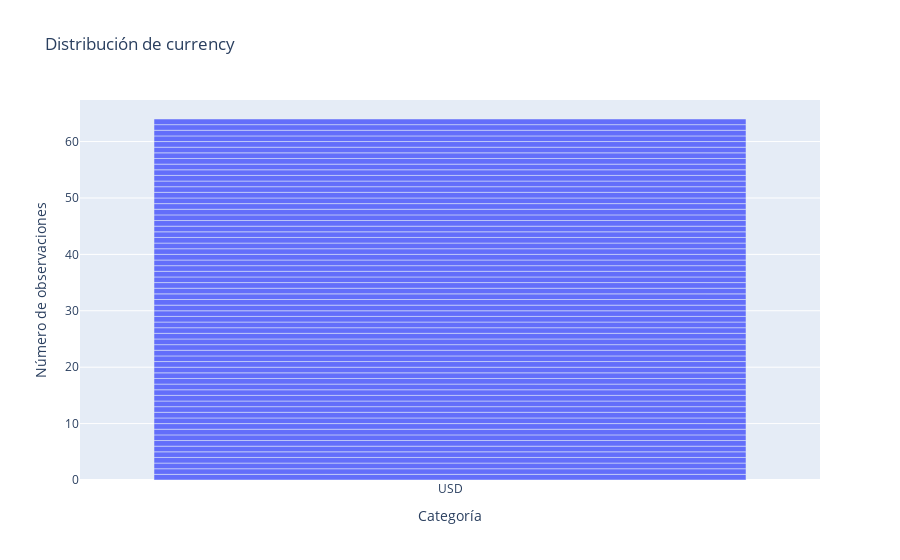
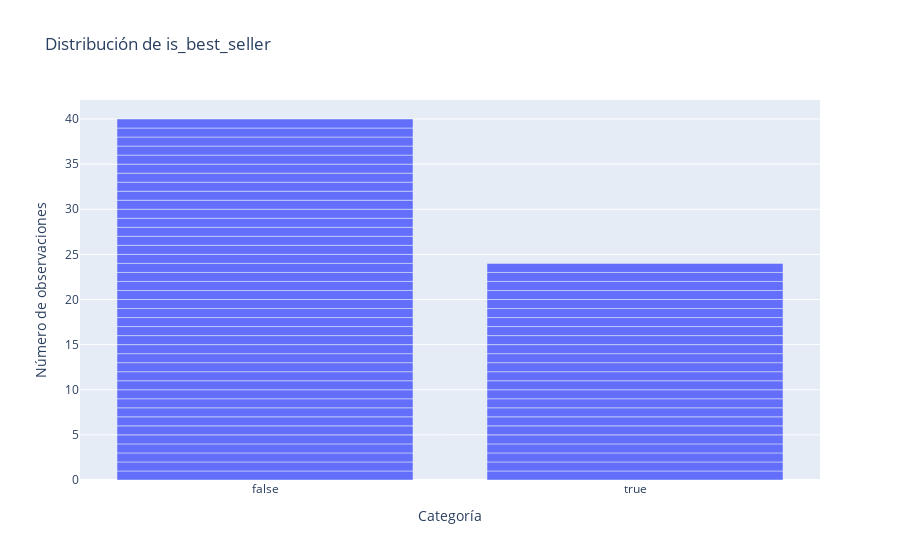
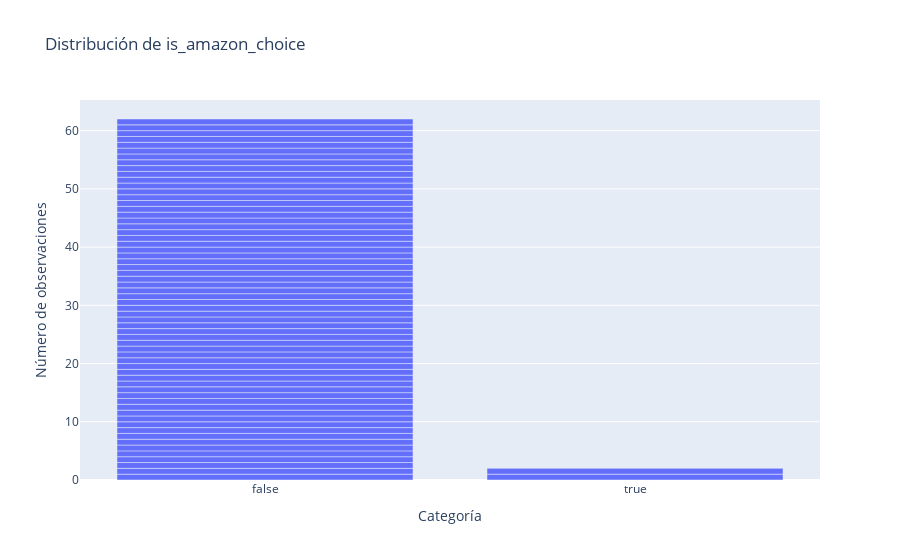
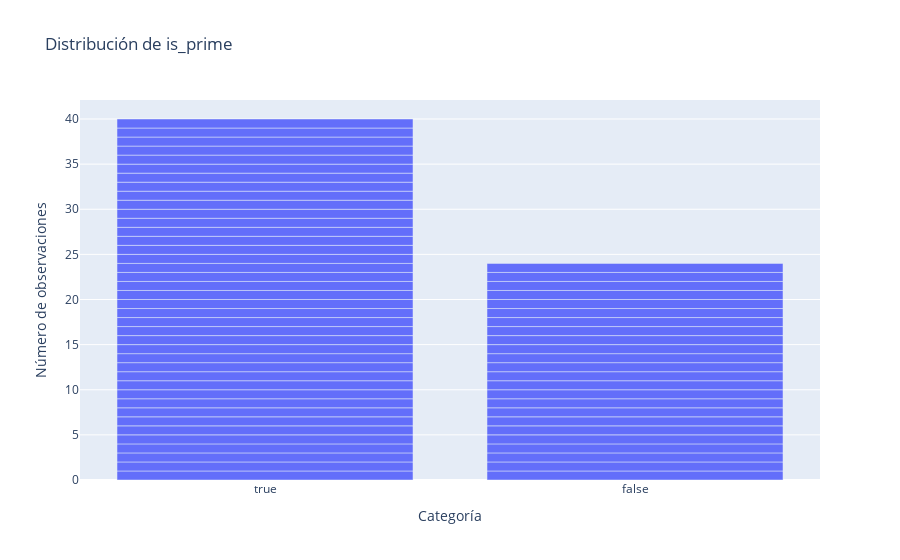

Here is the notebook cell these charts were saved with, in order:
### Markdown cell above
## 4.1.1 Gráfico de barras para variables categóricas

### Code cell
categoricalColumns = ['currency', 'is_best_seller', 'is_amazon_choice', 'is_prime', 'climate_pledge_friendly', 'delivery', 'has_variations']

dfAmazonProduct[categoricalColumns] = dfAmazonProduct[categoricalColumns].fillna('')

for col in categoricalColumns:
    fig = px.bar(dfAmazonProduct, x=col, title=f'Distribución de {col}', labels={col: 'Categoría', 'count': 'Número de observaciones'})
    fig.show()

### Figure 1 — Plotly figure (JSON) as saved in the notebook; plotly's stock layout.template omitted (floating-point values rounded to 4 significant figures)
{"data": [{"alignmentgroup": "True", "hovertemplate": "Categoría=%{x}<br>Número de observaciones=%{y}<extra></extra>", "legendgroup": "", "marker": {"color": "#636efa", "pattern": {"shape": ""}}, "name": "", "offsetgroup": "", "orientation": "v", "showlegend": false, "textposition": "auto", "type": "bar", "x": ["USD", "USD", "USD", "USD", "USD", "USD", "USD", "USD", "USD", "USD", "USD", "USD", "USD", "USD", "USD", "USD", "USD", "USD", "USD", "USD", "USD", "USD", "USD", "USD", "USD", "USD", "USD", "USD", "USD", "USD", "USD", "USD", "USD", "USD", "USD", "USD", "USD", "USD", "USD", "USD", "USD", "USD", "USD", "USD", "USD", "USD", "USD", "USD", "USD", "USD", "USD", "USD", "USD", "USD", "USD", "USD", "USD", "USD", "USD", "USD", "USD", "USD", "USD", "USD"], "xaxis": "x", "y": [1, 1, 1, 1, 1, 1, 1, 1, 1, 1, 1, 1, 1, 1, 1, 1, 1, 1, 1, 1, 1, 1, 1, 1, 1, 1, 1, 1, 1, 1, 1, 1, 1, 1, 1, 1, 1, 1, 1, 1, 1, 1, 1, 1, 1, 1, 1, 1, 1, 1, 1, 1, 1, 1, 1, 1, 1, 1, 1, 1, 1, 1, 1, 1], "yaxis": "y"}], "layout": {"autosize": true, "barmode": "relative", "legend": {"tracegroupgap": 0}, "title": {"text": "Distribución de currency"}, "xaxis": {"anchor": "y", "autorange": true, "domain": [0, 1], "range": [-0.5, 0.5], "title": {"text": "Categoría"}, "type": "category"}, "yaxis": {"anchor": "x", "autorange": true, "domain": [0, 1], "range": [0, 67.37], "title": {"text": "Número de observaciones"}, "type": "linear"}}}

### Figure 2 — Plotly figure (JSON) as saved in the notebook; plotly's stock layout.template omitted (floating-point values rounded to 4 significant figures)
{"data": [{"alignmentgroup": "True", "hovertemplate": "Categoría=%{x}<br>Número de observaciones=%{y}<extra></extra>", "legendgroup": "", "marker": {"color": "#636efa", "pattern": {"shape": ""}}, "name": "", "offsetgroup": "", "orientation": "v", "showlegend": false, "textposition": "auto", "type": "bar", "x": [false, false, false, false, false, false, false, false, false, false, false, true, false, false, false, false, false, false, false, true, true, true, true, false, true, true, true, true, false, true, false, true, false, true, false, false, false, false, false, true, false, true, false, false, false, true, true, true, true, false, true, false, true, false, false, false, false, true, false, false, true, false, true, true], "xaxis": "x", "y": [1, 1, 1, 1, 1, 1, 1, 1, 1, 1, 1, 1, 1, 1, 1, 1, 1, 1, 1, 1, 1, 1, 1, 1, 1, 1, 1, 1, 1, 1, 1, 1, 1, 1, 1, 1, 1, 1, 1, 1, 1, 1, 1, 1, 1, 1, 1, 1, 1, 1, 1, 1, 1, 1, 1, 1, 1, 1, 1, 1, 1, 1, 1, 1], "yaxis": "y"}], "layout": {"autosize": true, "barmode": "relative", "legend": {"tracegroupgap": 0}, "title": {"text": "Distribución de is_best_seller"}, "xaxis": {"anchor": "y", "autorange": true, "domain": [0, 1], "range": [-0.5, 1.5], "title": {"text": "Categoría"}, "type": "category"}, "yaxis": {"anchor": "x", "autorange": true, "domain": [0, 1], "range": [0, 42.11], "title": {"text": "Número de observaciones"}, "type": "linear"}}}

### Figure 3 — Plotly figure (JSON) as saved in the notebook; plotly's stock layout.template omitted (floating-point values rounded to 4 significant figures)
{"data": [{"alignmentgroup": "True", "hovertemplate": "Categoría=%{x}<br>Número de observaciones=%{y}<extra></extra>", "legendgroup": "", "marker": {"color": "#636efa", "pattern": {"shape": ""}}, "name": "", "offsetgroup": "", "orientation": "v", "showlegend": false, "textposition": "auto", "type": "bar", "x": [false, false, false, false, false, false, false, false, false, false, false, false, false, false, false, true, true, false, false, false, false, false, false, false, false, false, false, false, false, false, false, false, false, false, false, false, false, false, false, false, false, false, false, false, false, false, false, false, false, false, false, false, false, false, false, false, false, false, false, false, false, false, false, false], "xaxis": "x", "y": [1, 1, 1, 1, 1, 1, 1, 1, 1, 1, 1, 1, 1, 1, 1, 1, 1, 1, 1, 1, 1, 1, 1, 1, 1, 1, 1, 1, 1, 1, 1, 1, 1, 1, 1, 1, 1, 1, 1, 1, 1, 1, 1, 1, 1, 1, 1, 1, 1, 1, 1, 1, 1, 1, 1, 1, 1, 1, 1, 1, 1, 1, 1, 1], "yaxis": "y"}], "layout": {"autosize": true, "barmode": "relative", "legend": {"tracegroupgap": 0}, "title": {"text": "Distribución de is_amazon_choice"}, "xaxis": {"anchor": "y", "autorange": true, "domain": [0, 1], "range": [-0.5, 1.5], "title": {"text": "Categoría"}, "type": "category"}, "yaxis": {"anchor": "x", "autorange": true, "domain": [0, 1], "range": [0, 65.26], "title": {"text": "Número de observaciones"}, "type": "linear"}}}

### Figure 4 — Plotly figure (JSON) as saved in the notebook; plotly's stock layout.template omitted (floating-point values rounded to 4 significant figures)
{"data": [{"alignmentgroup": "True", "hovertemplate": "Categoría=%{x}<br>Número de observaciones=%{y}<extra></extra>", "legendgroup": "", "marker": {"color": "#636efa", "pattern": {"shape": ""}}, "name": "", "offsetgroup": "", "orientation": "v", "showlegend": false, "textposition": "auto", "type": "bar", "x": [true, true, true, false, true, true, true, true, true, true, true, true, true, true, true, true, true, true, true, true, true, true, false, false, true, true, true, true, true, true, false, false, true, false, false, true, false, true, true, true, true, true, false, false, false, false, true, true, false, true, false, true, true, true, false, false, false, false, false, false, false, false, false, false], "xaxis": "x", "y": [1, 1, 1, 1, 1, 1, 1, 1, 1, 1, 1, 1, 1, 1, 1, 1, 1, 1, 1, 1, 1, 1, 1, 1, 1, 1, 1, 1, 1, 1, 1, 1, 1, 1, 1, 1, 1, 1, 1, 1, 1, 1, 1, 1, 1, 1, 1, 1, 1, 1, 1, 1, 1, 1, 1, 1, 1, 1, 1, 1, 1, 1, 1, 1], "yaxis": "y"}], "layout": {"autosize": true, "barmode": "relative", "legend": {"tracegroupgap": 0}, "title": {"text": "Distribución de is_prime"}, "xaxis": {"anchor": "y", "autorange": true, "domain": [0, 1], "range": [-0.5, 1.5], "title": {"text": "Categoría"}, "type": "category"}, "yaxis": {"anchor": "x", "autorange": true, "domain": [0, 1], "range": [0, 42.11], "title": {"text": "Número de observaciones"}, "type": "linear"}}}
